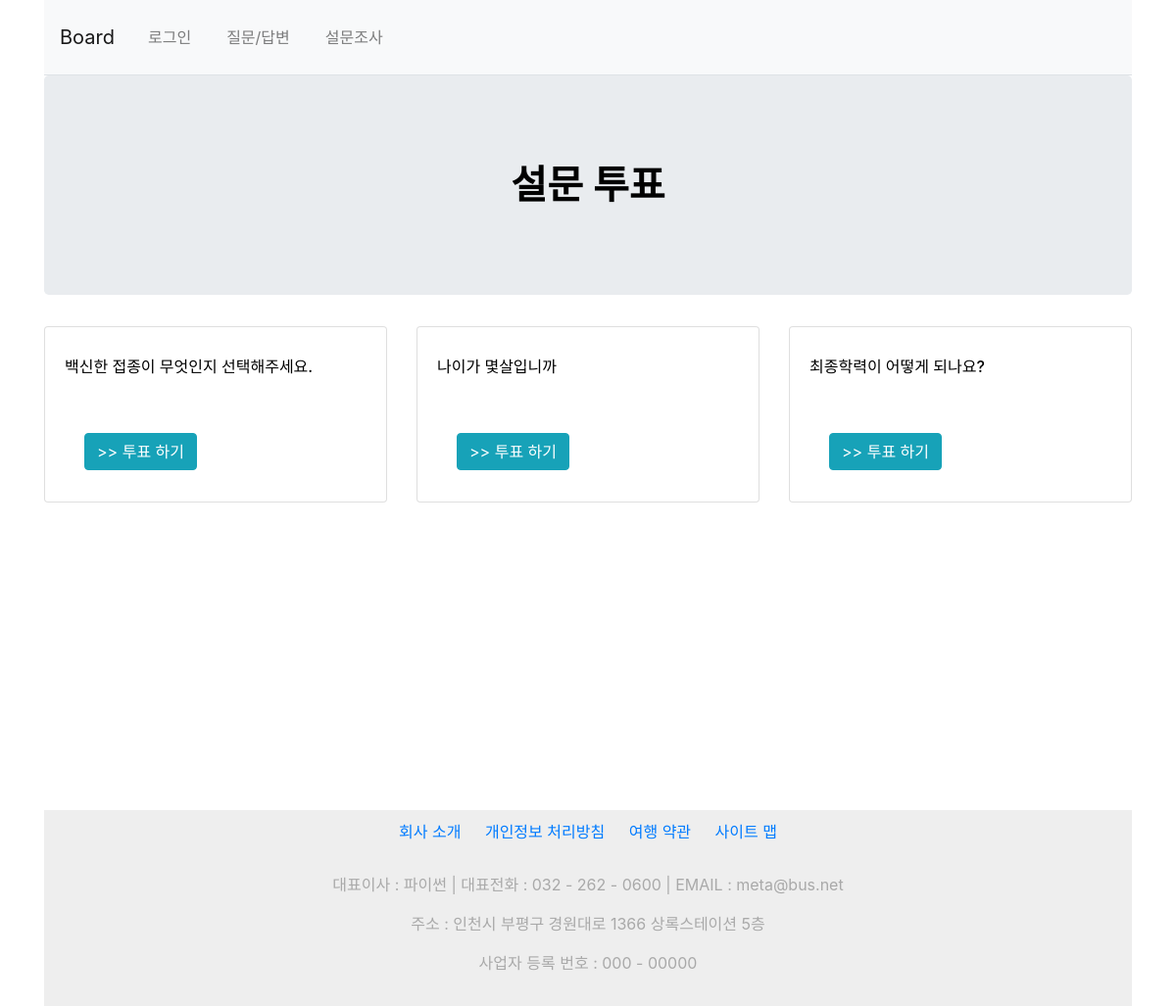
Screenshot of /poll/ with the database file from the repository.
### poll/models.py (models this page shows, shortened)
class Question(models.Model):
    question_text = models.CharField(max_length=100)
    pub_date = models.DateTimeField()

### poll/views.py (the view)
# urls.py: path('', base_views.index, name='index'),                                    #질문 목록
def index(request):
    poll_list = Question.objects.all()
    context = {'poll_list': poll_list}
    return render(request, 'poll/poll_list.html', context)

### templates/poll/poll_list.html (shortened to what this page needs)
{% extends 'base.html' %}
{% block content %}
<section>
    <div class ="jumbotron">
        <div class="text-center">
            <h1 class="my-4" id="title">설문 투표</h1>
        </div>
    </div>
    <div class="row">
    {% if poll_list  %}
        {% for question in poll_list %}
        <div class="col-4">
            <div class="card">
                <div class="card-body">
                    <div class="card-title">
                        <h5 style ="line-height:2.5rem">{{ question.question_text }}</h5>
                        <a class = "btn btn-info" style="margin-left : 20px; margin-top: 40px;" href ="{% url 'poll:detail' question.id %}"> >> 투표 하기 </a>
                    </div>
                </div>
            </div>
        </div>
        {% endfor %}
    {% else %}
    <p>설문이 없습니다.</p>
    {% endif %}
    </div>
</section>
{% endblock %}

### static/board/css/style.css (style rules this page uses)
section { height: 700px; }
h1 { color: black; font-weight: 600; font-size: 2.5em; }
h5 { color: black; font-size: 1em; }

### rows the page displays
Question: question_text "백신한 접종이 무엇인지 선택해주세요."
Question: question_text "나이가 몇살입니까"
Question: question_text "최종학력이 어떻게 되나요?"
